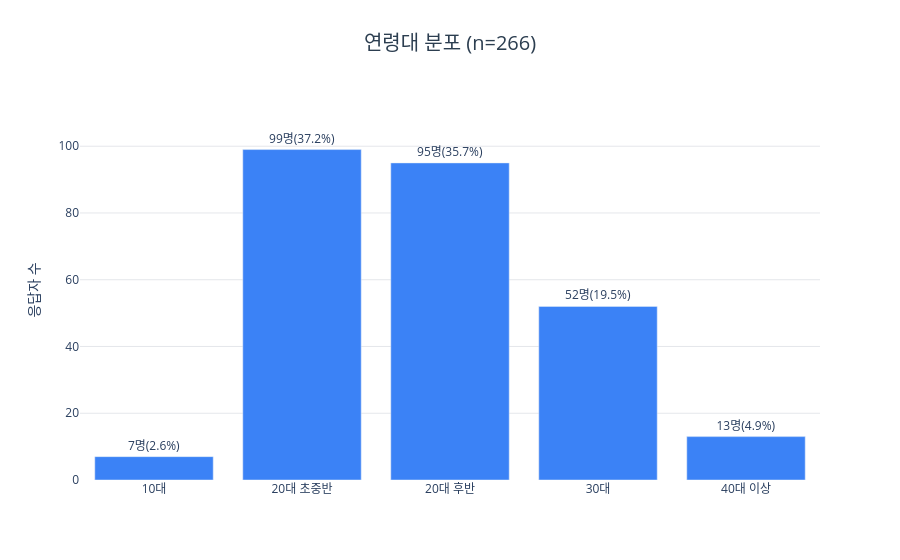

Notebook cell for this chart:
### Code cell
fig = go.Figure(go.Bar(
    x=age_counts['연령대'],
    y=age_counts['응답자 수'],
    marker_color='#3B82F6',
    text=[f"{cnt}명({cnt / len(df) * 100:.1f}%)" for cnt in age_counts['응답자 수']],
    textposition='outside',
))
fig.update_layout(
    title=dict(text=f'연령대 분포 (n={len(df)})', x=0.5, xanchor='center', font=dict(size=20, color='#2c3e50')),
    plot_bgcolor='white', paper_bgcolor='white',
    yaxis=dict(gridcolor='#e5e7eb', title='응답자 수', range=[0, age_counts['응답자 수'].max() * 1.15]),
    xaxis=dict(title=''),
)
fig.show()

### Figure 1 — Plotly figure (JSON) as saved in the notebook; plotly's stock layout.template omitted (floating-point values rounded to 4 significant figures)
{"data": [{"marker": {"color": "#3B82F6"}, "text": ["7명(2.6%)", "99명(37.2%)", "95명(35.7%)", "52명(19.5%)", "13명(4.9%)"], "textposition": "outside", "type": "bar", "x": ["10대", "20대 초중반", "20대 후반", "30대", "40대 이상"], "y": [7, 99, 95, 52, 13]}], "layout": {"paper_bgcolor": "white", "plot_bgcolor": "white", "title": {"font": {"color": "#2c3e50", "size": 20}, "text": "연령대 분포 (n=266)", "x": 0.5, "xanchor": "center"}, "xaxis": {"title": {"text": ""}}, "yaxis": {"gridcolor": "#e5e7eb", "range": [0, 113.8], "title": {"text": "응답자 수"}}}}
